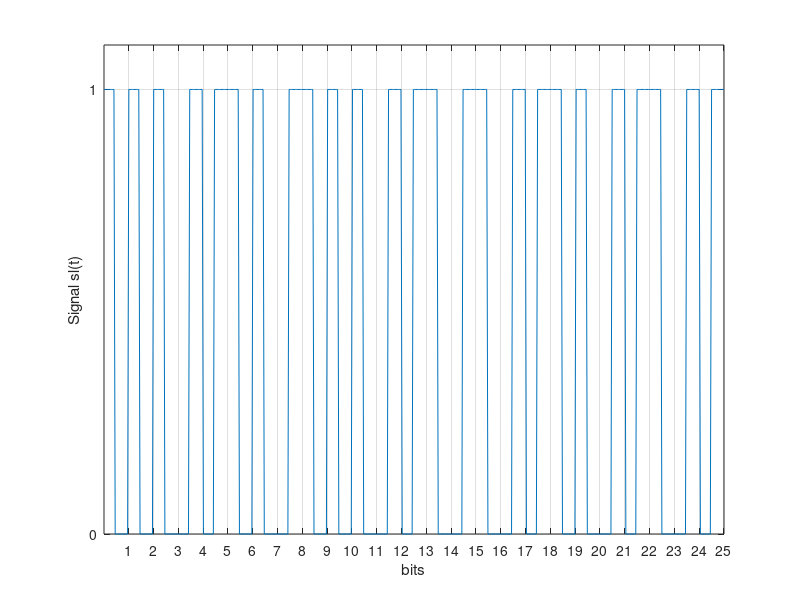
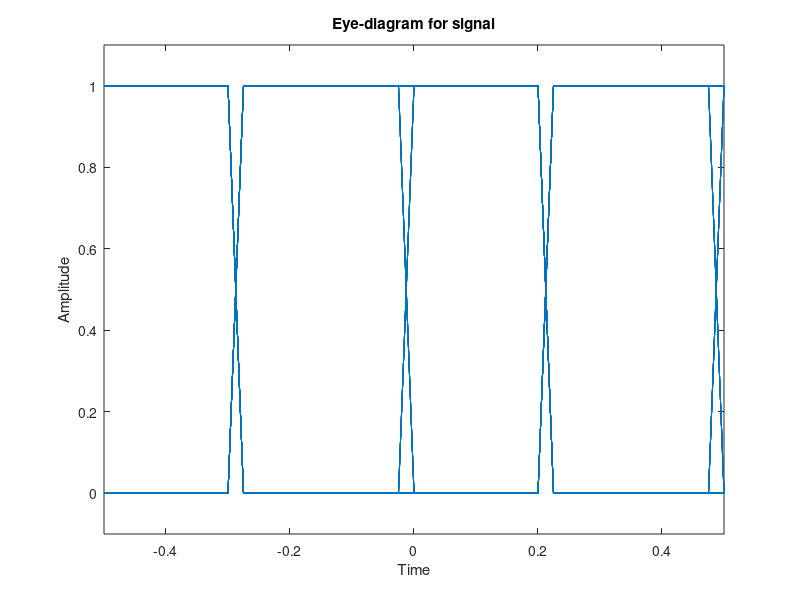
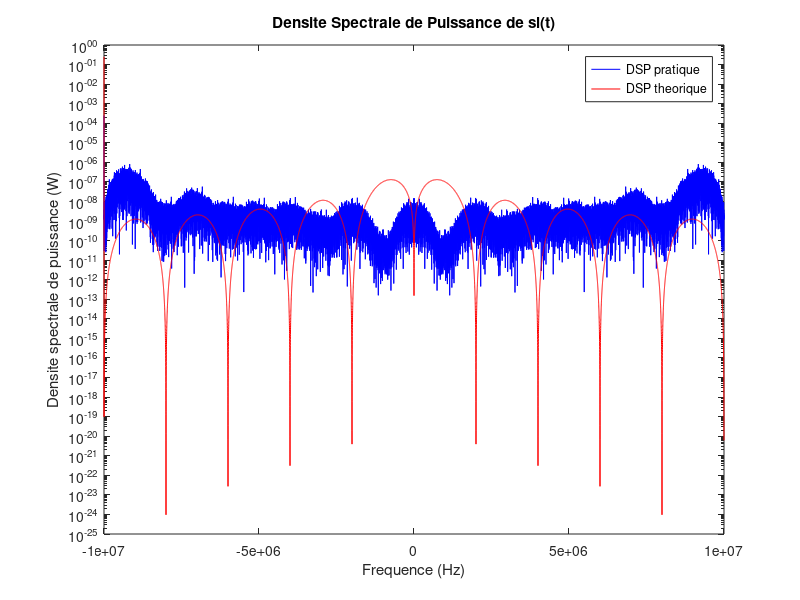

Reproduce these figures in MATLAB, in order.
%% =================== Communications numeriques ==================== %%
%  Gourdel Thibaut                                           . \|/ /,  %
%  Perrot Remi            =================                  \\`''/_-- %
%  TS226                  | 4.3 Travail   |           Bordeaux INP --- %
%  Novembre 2015          |  a effectuer  |           ENSEIRB  ,..\\`  %
%                         =================           MATMECA / | \\`  %
% ==================================================================== %

clear all; close all; clc;

%% ================================= Definition des variables =============

% Frequence d'echantillonnage
fe = 20e6;
Te = 1/fe;

% Debit symbole
Ds = 1e6;
Ts = 1/Ds;

% Facteur de surechantillonnage
Fse = Ts/Te;

% Precision des ffts :
Nfft = 512;

% Nombre de bits du message de test
lngr = 1000;

% p(t) le filtre de mise en forme
p = ones(1, (Fse)) * 0.5;
p(Fse/2:Fse) = - p(Fse/2:Fse);

%% ========================================= Calculs ======================

% Generation de la sequence binaire ([imin, imax], pas, Nbe de symbole)
sb = randi([0, 1], 1, lngr);

% Modulation de phase (donnee, nombre de symboles, phase)
% (passage en Ak = +1 et -1)
ss = pammod(sb, 2, 0);

% On surechantillonne le signal
ss_sur = upsample(ss, Fse);

% Convolution du signal ss(t) et g(t)
sl = conv(ss_sur, p) + 0.5;

%% ======================================== Affichage =====================

%                                          Question 11. Allure temporelle %
% ----------------------------------------------------------------------- %

% Nbre de bits a etudier
nb_bit = 25;

figure('Name','Allure temporelle de sl(t)');
x = linspace(0, nb_bit, nb_bit*Fse);
plot(x, sl(1:nb_bit*Fse));
xlabel('bits'); ylabel('Signal sl(t)');
% Choix de l'axe
V=axis;
axis([V(1) V(2) 0 1.1]);
% Graduations :
set(gca,'XTick', 1:nb_bit);
set(gca, 'YTick', [0 1]);
grid on;

%                                        Question 12. Diagramme de l'oeil %
% ----------------------------------------------------------------------- %

nb_bit = 100;

eyediagram(sl(1:nb_bit*Fse), 2*Ts*fe);
V=axis;
axis([V(1) V(2) -0.1 1.1]);

%                             Question 13. Densite spectrale de puissance %
% ----------------------------------------------------------------------- %

% == Densite spectrale de sl(t)
N = length(sl);
Sl = fft(sl, N); % Transformee de Fourier
dsp_pra = (1/(fe*N)) * (abs(Sl).^2); % Formule de la DSP
f = -fe/2 : fe/N : fe/2-fe/N; % Frequences observees

% == Theorique (basee sur f)
% Tout d'abord, il faut decrire le dirac ; il est au centre des frequences
dirac = zeros(1, N);
dirac(ceil(1/N + 1)) = 1;

% A present, on cree la DSP avec la formule de la question 8 :
dsp_theo = 0.25*dirac + ...
    ((Ts^3 * (f*pi).^2)/16) .* ...
    (sinc((Ts * f) ./ 2)).^4;

figure('Name', 'DSP de sl(t)');

semilogy(f, dsp_pra, 'b');
hold on;
semilogy(f(2:end), dsp_theo(2:end), 'r');
% (la premiere valeur de dsp_theo altere le graph)

legend('DSP pratique', 'DSP theorique');
title('Densite Spectrale de Puissance de sl(t)');
xlabel('Frequence (Hz)');
ylabel('Densite spectrale de puissance (W)');
